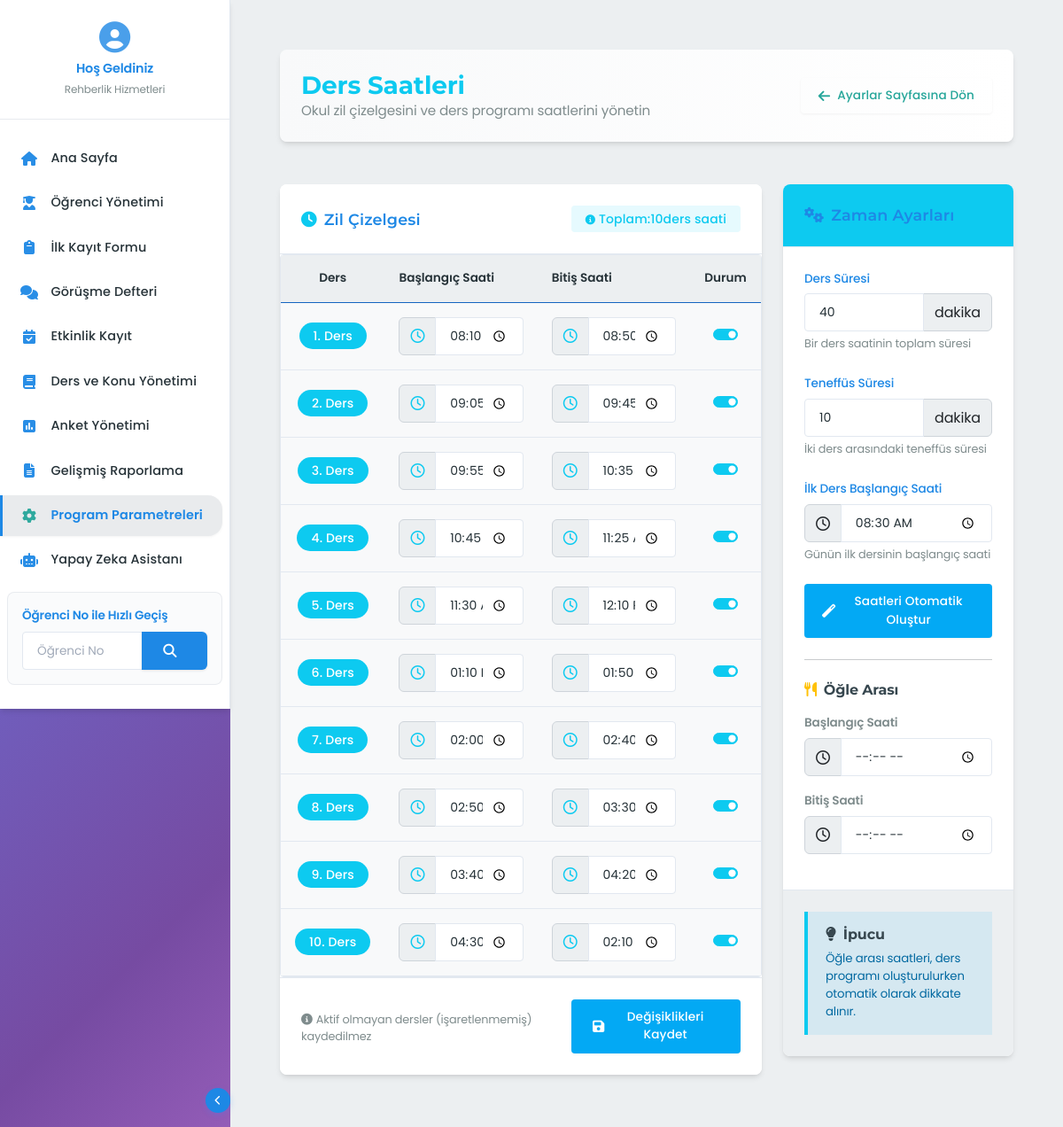
/parametre-yonetimi/ders-saatleri, run on the app's committed database.
### app/blueprints/parametre_yonetimi/models.py (models this page shows, shortened)
class DersSaati(db.Model):
    __tablename__ = 'ders_saatleri'
    __table_args__ = {'extend_existing': True}
    id = db.Column(db.Integer, primary_key=True)
    ders_numarasi = db.Column(db.Integer, nullable=False)  # 1. ders, 2. ders vb.
    baslangic_saati = db.Column(db.Time, nullable=False)
    bitis_saati = db.Column(db.Time, nullable=False)
    ogle_arasi = db.Column(db.Boolean, default=False)  # Öğle arası olup olmadığı

### app/blueprints/parametre_yonetimi/routes.py (the view, shortened to what this page needs)
@parametre_yonetimi_bp.route('/ders-saatleri', methods=['GET', 'POST'])
@admin_required
def ders_saatleri():
    ders_saatleri = SabitlerService.get_ders_saatleri()
    ders_saatleri_metin = ""
    for ds in ders_saatleri:
        ders_saatleri_metin += f"{ds.ders_numarasi},{ds.baslangic_saati.strftime('%H:%M')},{ds.bitis_saati.strftime('%H:%M')},{1 if ds.ogle_arasi else 0}\n"
    return render_template('parametre_yonetimi/ders_saatleri.html',
                         ders_saatleri=ders_saatleri,
                         ders_saatleri_metin=ders_saatleri_metin)

### app/blueprints/parametre_yonetimi/services.py (called while the page is built)
    @staticmethod
    def get_ders_saatleri():
        return DersSaati.query.order_by(DersSaati.ders_numarasi).all()

### app/utils/auth.py (called while the page is built)
def admin_required(f):
    @wraps(f)
    def decorated_function(*args, **kwargs):
        return f(*args, **kwargs)
    return decorated_function

### app/utils/session.py (called while the page is built)
def get_aktif_ogrenci():
    try:
        if 'aktif_ogrenci_id' in session:
            return Ogrenci.query.get(session['aktif_ogrenci_id'])
    except Exception:
        pass
    return None

### app/blueprints/parametre_yonetimi/templates/parametre_yonetimi/ders_saatleri.html (shortened to what this page needs)
{% extends "base.html" %}
{% block content %}
<div class="container mt-4">
    <div class="row mb-4">
        <div class="col-12">
            <div class="card border-0 bg-gradient-light shadow-sm">
                <div class="card-body p-4">
                    <div class="d-sm-flex align-items-center justify-content-between">
                        <div>
                            <h1 class="h3 mb-0 text-info fw-bold">Ders Saatleri</h1>
                            <p class="text-muted mb-0">Okul zil çizelgesini ve ders programı saatlerini yönetin</p>
                        </div>
                        <a href="{{ url_for('parametre_yonetimi.index') }}" class="btn btn-outline-secondary mt-3 mt-sm-0">
                            <i class="fas fa-arrow-left me-2"></i>Ayarlar Sayfasına Dön
                        </a>
                    </div>
                </div>
            </div>
        </div>
    </div>
    <div class="row">
        <div class="col-lg-4 order-lg-2 mb-4">
            <div class="card border-0 shadow-sm mb-4">
                <div class="card-header bg-info text-white p-4">
                    <h5 class="card-title mb-0">
                        <i class="fas fa-cogs me-2"></i>Zaman Ayarları
                    </h5>
                </div>
                <div class="card-body p-4">
                    <div class="mb-4">
                        <label for="lessonDuration" class="form-label fw-medium">Ders Süresi</label>
                        <div class="input-group mb-1">
                            <input type="number" class="form-control" id="lessonDuration" value="40" min="30" max="90">
                            <span class="input-group-text bg-light">dakika</span>
                        </div>
                        <div class="form-text text-muted small">Bir ders saatinin toplam süresi</div>
                    </div>
                    <div class="mb-4">
                        <label for="breakDuration" class="form-label fw-medium">Teneffüs Süresi</label>
                        <div class="input-group mb-1">
                            <input type="number" class="form-control" id="breakDuration" value="10" min="5" max="30">
                            <span class="input-group-text bg-light">dakika</span>
                        </div>
                        <div class="form-text text-muted small">İki ders arasındaki teneffüs süresi</div>
                    </div>
                    <div class="mb-4">
                        <label for="firstLessonTime" class="form-label fw-medium">İlk Ders Başlangıç Saati</label>
                        <div class="input-group mb-1">
                            <span class="input-group-text bg-light"><i class="far fa-clock"></i></span>
                            <input type="time" class="form-control" id="firstLessonTime" value="08:30">
                        </div>
                        <div class="form-text text-muted small">Günün ilk dersinin başlangıç saati</div>
                    </div>
                    <button type="button" class="btn btn-info text-white w-100" id="generateTimesBtn">
                        <i class="fas fa-magic me-2"></i>Saatleri Otomatik Oluştur
                    </button>
                    <hr class="my-4">
                    <h6 class="fw-bold mb-3">
                        <i class="fas fa-utensils me-2 text-warning"></i>Öğle Arası
                    </h6>
                    <div class="mb-3">
                        <label for="lunchStartTime" class="form-label small text-muted">Başlangıç Saati</label>
                        <div class="input-group">
                            <span class="input-group-text bg-light"><i class="far fa-clock"></i></span>
                            <input type="time" class="form-control" id="lunchStartTime" name="lunch_start_time" value="{{ lunch_start }}">
                        </div>
                    </div>
                    <div class="mb-3">
                        <label for="lunchEndTime" class="form-label small text-muted">Bitiş Saati</label>
                        <div class="input-group">
                            <span class="input-group-text bg-light"><i class="far fa-clock"></i></span>
                            <input type="time" class="form-control" id="lunchEndTime" name="lunch_end_time" value="{{ lunch_end }}">
                        </div>
                    </div>
                </div>
                <div class="card-footer bg-light p-4">
                    <div class="alert alert-info bg-opacity-10 border-start border-4 border-info rounded-0 mb-0">
                        <h6 class="fw-bold mb-2"><i class="fas fa-lightbulb me-2"></i>İpucu</h6>
                        <p class="small mb-0">Öğle arası saatleri, ders programı oluşturulurken otomatik olarak dikkate alınır.</p>
                    </div>
                </div>
            </div>
        </div>
        <div class="col-lg-8 order-lg-1">
            <form method="POST" action="{{ url_for('parametre_yonetimi.ders_saatleri') }}" id="timeTableForm">
                <div class="card border-0 shadow-sm mb-4">
                    <div class="card-header bg-white p-4 d-flex justify-content-between align-items-center">
                        <h5 class="card-title mb-0">
                            <i class="fas fa-clock me-2 text-info"></i>Zil Çizelgesi
                        </h5>
                        <span class="badge bg-info-subtle text-info px-3 py-2">
                            <i class="fas fa-info-circle me-1"></i>Toplam: <span id="lessonCount">0</span> ders saati
                        </span>
                    </div>
                    <div class="card-body p-0">
                        <div class="table-responsive">
                            <table class="table table-hover align-middle mb-0" id="timeTable">
                                <thead class="table-light">
                                    <tr>
                                        <th class="text-center px-3" style="width: 80px">Ders</th>
                                        <th class="px-3">Başlangıç Saati</th>
                                        <th class="px-3">Bitiş Saati</th>
                                        <th class="text-center px-3" style="width: 80px">Durum</th>
                                    </tr>
                                </thead>
                                <tbody>
                                    {% for i in range(1, 11) %}
                                    <tr id="row-{{ i }}" class="time-row">
                                        <td class="text-center">
                                            <div class="d-flex justify-content-center">
                                                <span class="badge bg-info text-white rounded-pill px-3 py-2">{{ i }}. Ders</span>
                                            </div>
                                        </td>
                                        <td>
                                            <div class="input-group">
                                                <span class="input-group-text bg-light"><i class="far fa-clock text-info"></i></span>
                                                <input type="time" class="form-control baslangic-saati"
                                                    value="{% if ders_saatleri and i <= ders_saatleri|length %}{{ ders_saatleri[i-1].baslangic_saati|format_time }}{% endif %}">
                                            </div>
                                        </td>
                                        <td>
                                            <div class="input-group">
                                                <span class="input-group-text bg-light"><i class="far fa-clock text-info"></i></span>
                                                <input type="time" class="form-control bitis-saati"
                                                    value="{% if ders_saatleri and i <= ders_saatleri|length %}{{ ders_saatleri[i-1].bitis_saati|format_time }}{% endif %}">
                                            </div>
                                        </td>
                                        <td class="text-center">
                                            <div class="form-check form-switch d-flex justify-content-center">
                                                <input class="form-check-input lesson-active" type="checkbox" role="switch"
                                                    id="active-{{ i }}"
                                                    {% if ders_saatleri and i <= ders_saatleri|length %}checked{% endif %}>
                                            </div>
                                        </td>
                                    </tr>
                                    {% endfor %}
                                </tbody>
                            </table>
                        </div>
                    </div>
                    <div class="card-footer bg-white p-4">
                        <div class="d-flex justify-content-between align-items-center">
                            <div class="form-text text-muted small">
                                <i class="fas fa-info-circle me-1"></i>Aktif olmayan dersler (işaretlenmemiş) kaydedilmez
                            </div>
                            <button type="submit" class="btn btn-info text-white px-4" id="saveTableBtn">
                                <i class="fas fa-save me-2"></i>Değişiklikleri Kaydet
                            </button>
                        </div>
                    </div>
                </div>
            </form>
        </div>
    </div>
</div>
{% endblock %}

### app/static/css/animations.css (style rules this page uses)
.btn { transition: all 0.2s cubic-bezier(0.4, 0, 0.2, 1); }
.card { transition: all 0.3s cubic-bezier(0.4, 0, 0.2, 1); }
.form-control { transition: all 0.2s ease; }
.badge { transition: all 0.2s ease; }
.btn { transition: all 0.2s ease-in-out; }
.card { transition: all 0.3s cubic-bezier(0.165, 0.84, 0.44, 1); }
.form-control, .form-select { transition: all 0.2s ease; }
.table tbody tr { transition: background-color 0.15s ease-in-out; }

### app/static/css/minimal.css (style rules this page uses)
:root { --primary-color: #4f46e5; --primary-light: #818cf8; --primary-dark: #4338ca; --success-color: #10b981; --warning-color: #f59e0b; --danger-color: #ef4444; --info-color: #06b6d4; --text-color: #1e293b; --text-light: #64748b; --bg-white: #ffffff; --bg-light: #f8fafc; --border-color: #e2e8f0; --shadow-sm: 0 1px 3px rgba(0,0,0,.05); --shadow-md: 0 2px 6px rgba(0,0,0,.08); --shadow-lg: 0 4px 12px rgba(0,0,0,.12); --radius-sm: 0.5rem; --radius-md: 0.75rem; --radius-lg: 1rem; --transition: .2s ease; }
.card { background: var(--bg-white); border: 1px solid var(--border-color); border-radius: var(--radius-md); box-shadow: var(--shadow-sm); transition: var(--transition); }
.card-header { padding: 1.25rem; border-bottom: 1px solid var(--border-color); background: var(--bg-white); font-weight: 600; }
.btn { padding: 0.625rem 1.25rem; border-radius: var(--radius-sm); font-weight: 500; transition: var(--transition); border: none; box-shadow: var(--shadow-sm); }
.form-control { padding: 0.625rem 1rem; border: 1px solid var(--border-color); border-radius: var(--radius-sm); transition: var(--transition); }
.table { width: 100%; border-collapse: separate; border-spacing: 0; margin-bottom: 1.5rem; }
.table th { background: var(--bg-light); padding: 1rem; font-weight: 600; color: var(--text-color); }
.table td { padding: 1rem; border-bottom: 1px solid var(--border-color); }
.badge { padding: 0.375rem 0.75rem; border-radius: var(--radius-sm); font-weight: 500; font-size: 0.875rem; }
.alert { padding: 1rem 1.25rem; border-radius: var(--radius-md); border: 1px solid transparent; margin-bottom: 1rem; }

### app/static/css/modern_design.css (style rules this page uses)
:root { --primary-gradient: linear-gradient(135deg, #667eea 0%, #764ba2 100%); --secondary-gradient: linear-gradient(135deg, #f093fb 0%, #f5576c 100%); --success-gradient: linear-gradient(135deg, #4facfe 0%, #00f2fe 100%); --info-gradient: linear-gradient(135deg, #43e97b 0%, #38f9d7 100%); --hero-gradient: linear-gradient(135deg, #667eea 0%, #764ba2 50%, #f093fb 100%); --card-gradient: linear-gradient(145deg, rgba(255,255,255,0.1), rgba(255,255,255,0.05)); --glass-gradient: linear-gradient(145deg, rgba(255,255,255,0.25), rgba(255,255,255,0.1)); --shadow-soft: 0 8px 32px rgba(31, 38, 135, 0.37); --shadow-medium: 0 12px 40px rgba(31, 38, 135, 0.25); --shadow-strong: 0 20px 60px rgba(31, 38, 135, 0.35); --shadow-glow: 0 0 30px rgba(102, 126, 234, 0.3); --border-radius-sm: 12px; --border-radius-md: 20px; --border-radius-lg: 32px; --border-radius-xl: 48px; --transition-smooth: all 0.4s cubic-bezier(0.25, 0.46, 0.45, 0.94); --transition-bounce: all 0.6s cubic-bezier(0.68, -0.55, 0.265, 1.55); }
body { font-family: 'Inter', -apple-system, BlinkMacSystemFont, 'Segoe UI', sans-serif; background: var(--hero-gradient); background-attachment: fixed; line-height: 1.6; font-weight: 400; color: #1a202c; overflow-x: hidden; }

### app/blueprints/parametre_yonetimi/templates/parametre_yonetimi/ders_saatleri.html (style rules this page uses)
.bg-gradient-light { background: linear-gradient(to right, #f8f9fa, #ffffff); }
.time-row { transition: all 0.2s ease; }
.time-row.active-row { background-color: #f8f9fa; }
.form-check-input:checked { background-color: #0dcaf0; border-color: #0dcaf0; }
.bg-info-subtle { background-color: rgba(13, 202, 240, 0.1); }

### data on the page
DersSaati: baslangic_saati "08:10", bitis_saati "08:50"
DersSaati: baslangic_saati "09:05", bitis_saati "09:45"
DersSaati: baslangic_saati "09:55", bitis_saati "10:35"
DersSaati: baslangic_saati "10:45", bitis_saati "11:25"
DersSaati: baslangic_saati "11:30", bitis_saati "12:10"
DersSaati: baslangic_saati "13:10", bitis_saati "13:50"
DersSaati: baslangic_saati "14:00", bitis_saati "14:40"
DersSaati: baslangic_saati "14:50", bitis_saati "15:30"
DersSaati: baslangic_saati "15:40", bitis_saati "16:20"
DersSaati: baslangic_saati "16:30", bitis_saati "14:10"

### other printed values
{{ i }} "1" "2" "3" "4" "5" "6" "7" "8" "9" "10"
